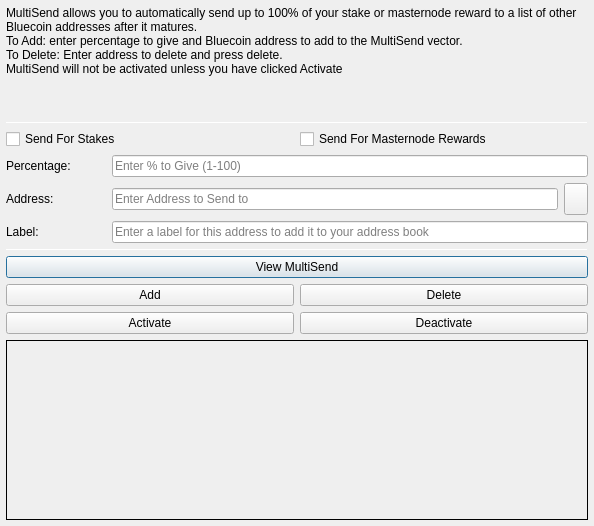
<?xml version="1.0" encoding="UTF-8"?>
<ui version="4.0">
 <class>MultiSendDialog</class>
 <widget class="QDialog" name="MultiSendDialog">
  <property name="windowModality">
   <enum>Qt::NonModal</enum>
  </property>
  <property name="geometry">
   <rect>
    <x>0</x>
    <y>0</y>
    <width>594</width>
    <height>526</height>
   </rect>
  </property>
  <property name="windowTitle">
   <string>MultiSend</string>
  </property>
  <layout class="QVBoxLayout" name="verticalLayout" stretch="0">
   <property name="leftMargin">
    <number>6</number>
   </property>
   <property name="topMargin">
    <number>6</number>
   </property>
   <property name="rightMargin">
    <number>6</number>
   </property>
   <property name="bottomMargin">
    <number>6</number>
   </property>
   <item>
    <layout class="QVBoxLayout" name="verticalLayout_Main" stretch="1,1,1,0,1,1,1">
     <item>
      <widget class="QLabel" name="label_2">
       <property name="lineWidth">
        <number>1</number>
       </property>
       <property name="text">
        <string>MultiSend allows you to automatically send up to 100% of your stake or masternode reward to a list of other Bluecoin addresses after it matures.
To Add: enter percentage to give and Bluecoin address to add to the MultiSend vector.
To Delete: Enter address to delete and press delete.
MultiSend will not be activated unless you have clicked Activate</string>
       </property>
       <property name="alignment">
        <set>Qt::AlignLeading|Qt::AlignLeft|Qt::AlignTop</set>
       </property>
       <property name="wordWrap">
        <bool>true</bool>
       </property>
      </widget>
     </item>
     <item>
      <widget class="Line" name="line">
       <property name="minimumSize">
        <size>
         <width>0</width>
         <height>1</height>
        </size>
       </property>
       <property name="maximumSize">
        <size>
         <width>16777215</width>
         <height>1</height>
        </size>
       </property>
       <property name="orientation">
        <enum>Qt::Horizontal</enum>
       </property>
      </widget>
     </item>
     <item>
      <layout class="QVBoxLayout" name="verticalLayout_Settings">
       <item>
        <layout class="QHBoxLayout" name="horizontalLayout">
         <item>
          <widget class="QCheckBox" name="multiSendStakeCheckBox">
           <property name="text">
            <string>Send For Stakes</string>
           </property>
          </widget>
         </item>
         <item>
          <widget class="QCheckBox" name="multiSendMasternodeCheckBox">
           <property name="text">
            <string>Send For Masternode Rewards</string>
           </property>
          </widget>
         </item>
        </layout>
       </item>
       <item>
        <layout class="QHBoxLayout" name="horizontalLayout_6">
         <item>
          <widget class="QLabel" name="label">
           <property name="minimumSize">
            <size>
             <width>100</width>
             <height>0</height>
            </size>
           </property>
           <property name="toolTip">
            <string>Percentage of stake to send</string>
           </property>
           <property name="text">
            <string>Percentage:</string>
           </property>
          </widget>
         </item>
         <item>
          <widget class="QLineEdit" name="multiSendPercentEdit">
           <property name="toolTip">
            <string>Enter whole numbers 1 - 100</string>
           </property>
           <property name="placeholderText">
            <string>Enter % to Give (1-100)</string>
           </property>
          </widget>
         </item>
        </layout>
       </item>
       <item>
        <layout class="QHBoxLayout" name="horizontalLayout_7">
         <item>
          <widget class="QLabel" name="label_5">
           <property name="minimumSize">
            <size>
             <width>100</width>
             <height>0</height>
            </size>
           </property>
           <property name="toolTip">
            <string>Address to send portion of stake to</string>
           </property>
           <property name="text">
            <string>Address:</string>
           </property>
          </widget>
         </item>
         <item>
          <widget class="QLineEdit" name="multiSendAddressEdit">
           <property name="toolTip">
            <string/>
           </property>
           <property name="placeholderText">
            <string>Enter Address to Send to</string>
           </property>
          </widget>
         </item>
         <item>
          <widget class="QToolButton" name="addressBookButton">
           <property name="maximumSize">
            <size>
             <width>16777215</width>
             <height>32</height>
            </size>
           </property>
           <property name="toolTip">
            <string>Choose an address from the address book</string>
           </property>
           <property name="text">
            <string/>
           </property>
           <property name="icon">
            <iconset resource="../bluecoin.qrc">
             <normaloff>:/icons/address-book</normaloff>:/icons/address-book</iconset>
           </property>
           <property name="shortcut">
            <string>Alt+A</string>
           </property>
          </widget>
         </item>
        </layout>
       </item>
      </layout>
     </item>
     <item>
      <layout class="QHBoxLayout" name="horizontalLayout_3">
       <item>
        <widget class="QLabel" name="label_3">
         <property name="minimumSize">
          <size>
           <width>100</width>
           <height>0</height>
          </size>
         </property>
         <property name="text">
          <string>Label:</string>
         </property>
        </widget>
       </item>
       <item>
        <widget class="QLineEdit" name="labelAddressLabelEdit">
         <property name="placeholderText">
          <string>Enter a label for this address to add it to your address book</string>
         </property>
        </widget>
       </item>
      </layout>
     </item>
     <item>
      <widget class="Line" name="line_2">
       <property name="minimumSize">
        <size>
         <width>0</width>
         <height>1</height>
        </size>
       </property>
       <property name="maximumSize">
        <size>
         <width>16777215</width>
         <height>1</height>
        </size>
       </property>
       <property name="orientation">
        <enum>Qt::Horizontal</enum>
       </property>
      </widget>
     </item>
     <item>
      <layout class="QVBoxLayout" name="verticalLayout_Buttons">
       <item>
        <layout class="QHBoxLayout" name="horizontalLayout_4">
         <item>
          <widget class="QPushButton" name="viewButton">
           <property name="toolTip">
            <string/>
           </property>
           <property name="statusTip">
            <string>View MultiSend Vector</string>
           </property>
           <property name="text">
            <string>View MultiSend</string>
           </property>
          </widget>
         </item>
        </layout>
       </item>
       <item>
        <layout class="QHBoxLayout" name="horizontalLayout_2">
         <item>
          <widget class="QPushButton" name="addButton">
           <property name="toolTip">
            <string/>
           </property>
           <property name="statusTip">
            <string>Add to MultiSend Vector</string>
           </property>
           <property name="text">
            <string>Add</string>
           </property>
          </widget>
         </item>
         <item>
          <widget class="QPushButton" name="deleteButton">
           <property name="toolTip">
            <string/>
           </property>
           <property name="statusTip">
            <string>Delete Address From MultiSend Vector</string>
           </property>
           <property name="text">
            <string>Delete</string>
           </property>
          </widget>
         </item>
        </layout>
       </item>
       <item>
        <layout class="QHBoxLayout" name="horizontalLayout_5">
         <item>
          <widget class="QPushButton" name="activateButton">
           <property name="statusTip">
            <string>Activate MultiSend</string>
           </property>
           <property name="text">
            <string>Activate</string>
           </property>
          </widget>
         </item>
         <item>
          <widget class="QPushButton" name="disableButton">
           <property name="statusTip">
            <string>Deactivate MultiSend</string>
           </property>
           <property name="text">
            <string>Deactivate</string>
           </property>
          </widget>
         </item>
        </layout>
       </item>
      </layout>
     </item>
     <item>
      <widget class="QLabel" name="message">
       <property name="minimumSize">
        <size>
         <width>0</width>
         <height>180</height>
        </size>
       </property>
       <property name="frameShape">
        <enum>QFrame::Panel</enum>
       </property>
       <property name="frameShadow">
        <enum>QFrame::Plain</enum>
       </property>
       <property name="lineWidth">
        <number>1</number>
       </property>
       <property name="midLineWidth">
        <number>1</number>
       </property>
       <property name="text">
        <string/>
       </property>
       <property name="alignment">
        <set>Qt::AlignLeading|Qt::AlignLeft|Qt::AlignTop</set>
       </property>
       <property name="wordWrap">
        <bool>true</bool>
       </property>
      </widget>
     </item>
    </layout>
   </item>
  </layout>
 </widget>
 <resources>
  <include location="../bluecoin.qrc"/>
 </resources>
 <connections/>
</ui>
